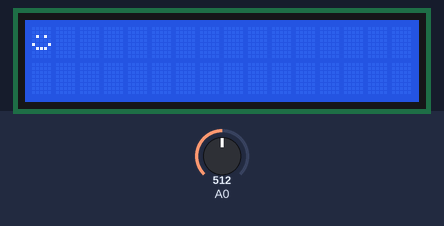
This sketch was run on a simulated Arduino Uno, built with avr-gcc and run on an emulated ATmega328P. Parts: 16×2 character LCD. The inputs (shaded band) are chosen by the test bench; at power-on: A0 = 512.

Above: at 1.2 s.
1.3 s: A0 set to 40
At 3.85 s:
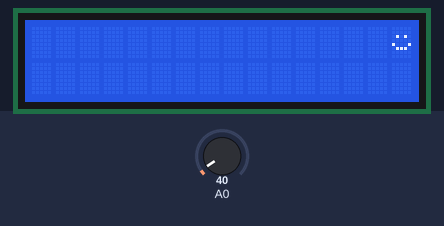
4.3 s: A0 set to 210
At 4.78 s:
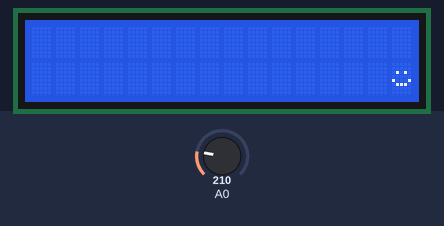
6.0 s: A0 set to 370
At 8.96 s:
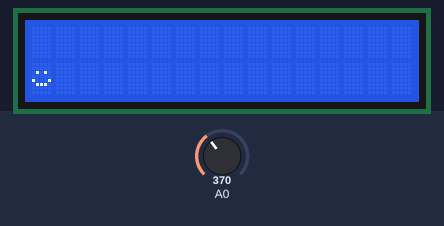
Timing chart, 0 to 10.5 s (numbered marks = the images above; inputs shaded):
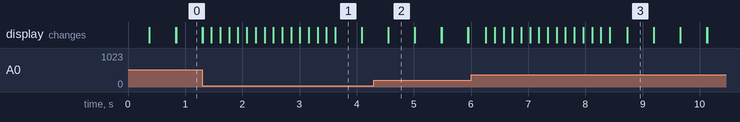

The sketch:

lcd3.ino
```cpp
#include<LiquidCrystal.h>
LiquidCrystal lcd(8, 9, 4, 5, 6, 7);

byte smajli[8] = {B00000, B00000, B01010, B00000, B10001, B01110, B00000, B00000};
int osaX = 0;
int osaY = 0;

byte ocitajTaster()
{
  int temp = analogRead(0);

  if(temp < 700 && temp > 600)
    return 1; //select
  else if(temp < 460 && temp > 360)
    return 2; //left
  else if(temp < 150 && temp > 50)
    return 3; //up
  else if(temp < 300 && temp > 200)
    return 4; //down
  else if(temp < 49)
    return 5; //right
  else
    return 0; //nista nije pritisnuto
}

void setup() {
  // put your setup code here, to run once:
  Serial.begin(9600);
  lcd.begin(16, 2);
  lcd.createChar(0, smajli);
}

int ulaz = 0;

void loop() {
  // put your main code here, to run repeatedly:
  lcd.clear();
  lcd.setCursor(osaX, osaY);
  lcd.write(byte(0));
  ulaz = ocitajTaster();
  delay(150);
  lcd.clear();

  if(ulaz == 5 && osaX < 15)
    osaX++;
  else if(ulaz == 2 && osaX > 0)
    osaX--;
  else if(ulaz == 3 && osaY > 0)
    osaY--;
  else if(ulaz == 4 && osaY < 1)
    osaY++;
}
```

Measured:
- after the input at 1.3 s, the display: first differs from a run without the input after 0.16 s (image 1 shows a later state)
- after the input at 4.3 s, the display: first differs from a run without the input after 0.26 s (image 2)
- after the input at 6.0 s, the display: first changes after 0.26 s (image 3 shows a later state)
- what the display in image 1 shows lasts 0.5 s, from 3.6 s to 4.1 s
